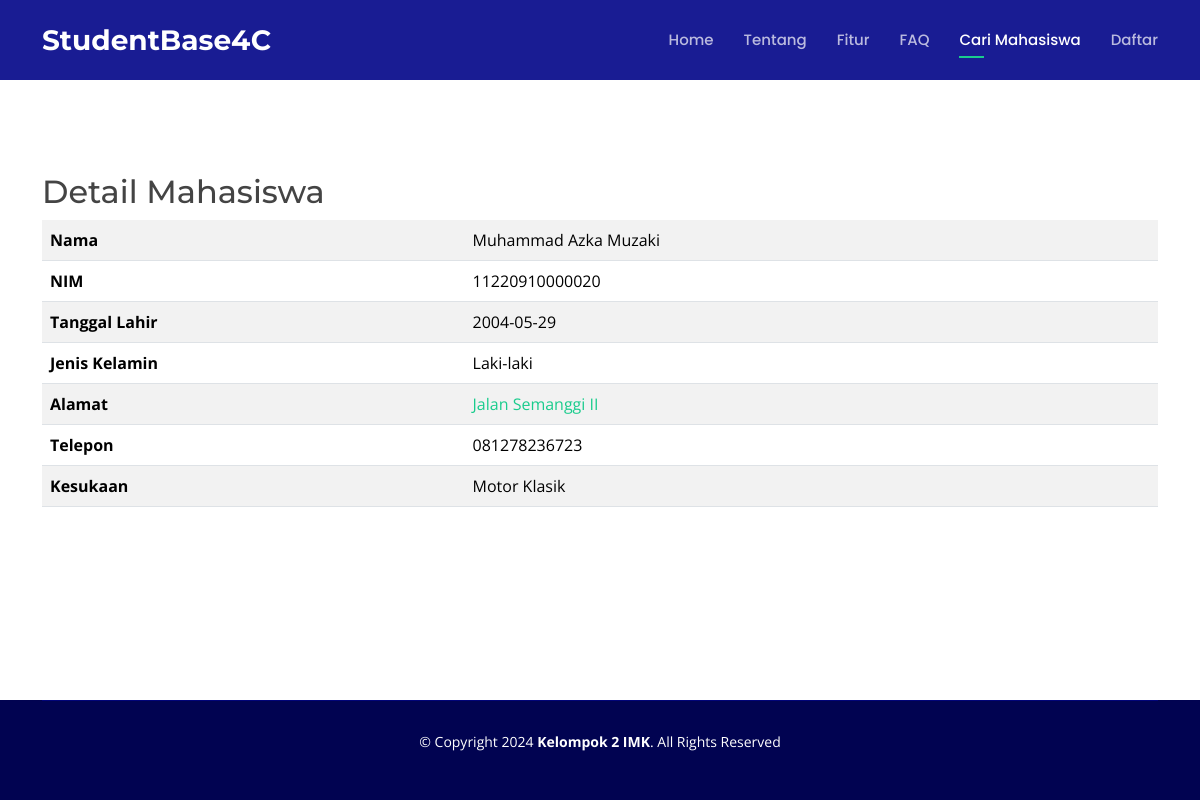
Screenshot of /data-mahasiswa.php?id=24 with the database file from the repository.
### tables this page shows
CREATE TABLE `mahasiswa` (
  `id_mahasiswa` int(11) NOT NULL,
  `nama` varchar(255) NOT NULL,
  `nim` varchar(16) DEFAULT NULL,
  `tanggal_lahir` date DEFAULT NULL,
  `jenis_kelamin` varchar(255) NOT NULL,
  `alamat` text DEFAULT NULL,
  `telepon` varchar(20) DEFAULT NULL,
  `kesukaan` text DEFAULT NULL,
  `password` varchar(255) NOT NULL,
  `latitude` varchar(255) DEFAULT NULL,
  `longitude` varchar(255) DEFAULT NULL
);

### data-mahasiswa.php (the view, shortened to what this page needs)
<?php
require 'koneksi.php';
$id = $_GET['id'];
$stmt = $con->prepare("SELECT * FROM mahasiswa WHERE id_mahasiswa = ?");
$stmt->bind_param("i", $id);
$stmt->execute();
$result = $stmt->get_result();
if ($result && $result->num_rows > 0) {
    $mahasiswa = $result->fetch_assoc();
} else {
    echo "Data mahasiswa tidak ditemukan atau terjadi kesalahan pada query.";
    exit();
}
?>
<!DOCTYPE html>
<html lang="en">
<head>
  <link href="assets/vendor/aos/aos.css" rel="stylesheet">
  <link href="assets/vendor/bootstrap/css/bootstrap.min.css" rel="stylesheet">
  <link href="assets/vendor/bootstrap-icons/bootstrap-icons.css" rel="stylesheet">
  <link href="assets/vendor/boxicons/css/boxicons.min.css" rel="stylesheet">
  <link href="assets/vendor/glightbox/css/glightbox.min.css" rel="stylesheet">
  <link href="assets/vendor/remixicon/remixicon.css" rel="stylesheet">
  <link href="assets/vendor/swiper/swiper-bundle.min.css" rel="stylesheet">
  <link href="assets/css/style.css" rel="stylesheet">
</head>
<body>
  <header id="header" class="fixed-top d-flex align-items-center">
    <div class="container d-flex align-items-center justify-content-between">
      <div class="logo">
        <h1><a href="index.php"><span>StudentBase4C</span></a></h1>
      </div>
      <nav id="navbar" class="navbar">
        <ul>
          <li><a class="nav-link scrollto" href="index.php#hero">Home</a></li>
          <li><a class="nav-link scrollto" href="index.php#about">Tentang</a></li>
          <li><a class="nav-link scrollto" href="index.php#features">Fitur</a></li>
          <li><a class="nav-link scrollto" href="index.php#faq">FAQ</a></li>
          <li><a class="nav-link scrollto active" href="#" data-bs-toggle="modal" data-bs-target="#searchModal">Cari Mahasiswa</a></li>
          <li><a class="nav-link scrollto" href="daftar.php">Daftar</a></li>
        </ul>
      </nav>
    </div>
  </header>
  <main id="main" class="container mt-5">
    <h2>Detail Mahasiswa</h2>
    <table class="table table-striped">
      <tr>
        <th>Nama</th>
        <td><?php echo $mahasiswa['nama']; ?></td>
      </tr>
      <tr>
        <th>NIM</th>
        <td><?php echo $mahasiswa['nim']; ?></td>
      </tr>
      <tr>
        <th>Tanggal Lahir</th>
        <td><?php echo $mahasiswa['tanggal_lahir']; ?></td>
      </tr>
      <tr>
        <th>Jenis Kelamin</th>
        <td><?php echo $mahasiswa['jenis_kelamin']; ?></td>
      </tr>
      <tr>
        <th>Alamat</th>
        <td>
            <a href="https://www.google.com/maps/place/<?php echo $mahasiswa['latitude']; ?>,+<?php echo $mahasiswa['longitude']; ?>" target="_blank">
            <?php echo $mahasiswa['alamat']; ?>
            </a>
        </td>
      </tr>
      <tr>
        <th>Telepon</th>
        <td><?php echo $mahasiswa['telepon']; ?></td>
      </tr>
      <tr>
        <th>Kesukaan</th>
        <td><?php echo $mahasiswa['kesukaan']; ?></td>
      </tr>
    </table>
  </main>
    <footer id="footer">
    <div class="container">
        <div class="copyright">
        &copy; Copyright 2024 <strong><span>Kelompok 2 IMK</span></strong>. All Rights Reserved
        </div>
    </div>
    </footer>
</body>
</html>

### assets/css/style.css (style rules this page uses)
body { font-family: "Open Sans", sans-serif; color: #444444; }
a { color: #1acc8d; text-decoration: none; }
h1, h2, h3, h4, h5, h6 { font-family: "Montserrat", sans-serif; }
#header { height: 80px; transition: all 0.5s; z-index: 997; transition: all 0.5s; background: rgba(1, 4, 136, 0.9); }
#header .logo h1 { font-size: 28px; margin: 0; padding: 0; line-height: 1; font-weight: 700; }
#header .logo h1 a, #header .logo h1 a:hover { color: #fff; text-decoration: none; }
.navbar { padding: 0; }
.navbar ul { margin: 0; padding: 0; display: flex; list-style: none; align-items: center; }
.navbar li { position: relative; }
.navbar a, .navbar a:focus { display: flex; align-items: center; justify-content: space-between; padding: 10px 0 10px 30px; font-size: 15px; font-weight: 500; font-family: "Poppins", sans-serif; color: rgba(255, 255, 255, 0.7); white-space: nowrap; transition: 0.3s; }
.navbar>ul>li>a:before { content: ""; position: absolute; width: 0; height: 2px; bottom: 3px; left: 30px; background-color: #1acc8d; visibility: hidden; width: 0px; transition: all 0.3s ease-in-out 0s; }
.navbar a:hover:before, .navbar li:hover>a:before, .navbar .active:before { visibility: visible; width: 25px; }
.navbar a:hover, .navbar .active, .navbar .active:focus, .navbar li:hover>a { color: #fff; }
#footer { background: #010351; padding: 0 0 30px 0; color: #fff; font-size: 14px; }
#footer .copyright { border-top: 1px solid #010479; text-align: center; padding-top: 30px; }

### data-mahasiswa.php (style rules this page uses)
body, html { height: 100%; margin: 0; padding: 0; overflow-y: hidden; }
#main { margin-top: 100px; display: flex; justify-content: center; flex-direction: column; min-height: calc(100vh - 200px); }
footer { position: absolute; bottom: 0; width: 100%; height: 100px; background-color: #f8f9fa; }

### rows the page displays
mahasiswa: nama "Muhammad Azka Muzaki", nim "11220910000020", tanggal_lahir "2004-05-29", jenis_kelamin "Laki-laki", alamat "Jalan Semanggi II", telepon "081278236723", kesukaan "Motor Klasik"
